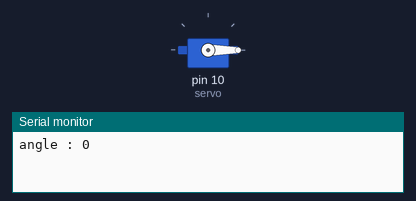
Simulated run of this sketch. Board: Arduino Uno, built with avr-gcc and run on an emulated ATmega328P. Shown: servo, the last lines printed to the serial monitor.

Above: at 0.05 s.
At 4.55 s:
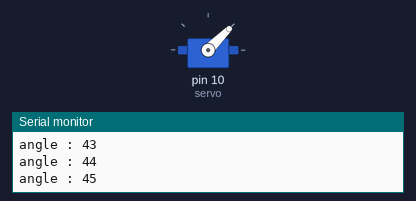
At 9.05 s:
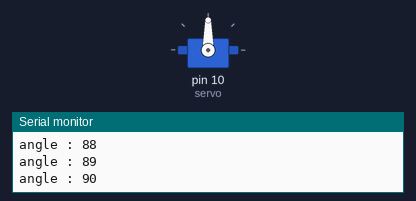
At 18.15 s:
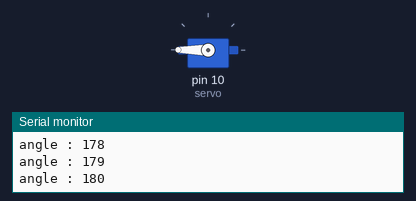
Timing chart, 0 to 23.6 s (numbered marks = the images above):
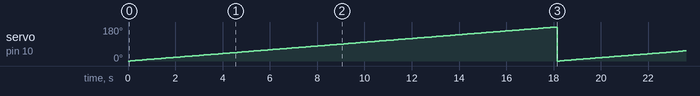

The sketch:

03_05_Motor_Lesson.ino
```cpp
#include <Servo.h>

Servo servo;

void setup() {
  Serial.begin(9600);
  servo.attach(10);
}

void loop() {
  for (int angle=0; angle<=180; angle++) {
    servo.write(angle);
    Serial.print("angle : ");
    Serial.print(angle);
    Serial.println("");
    delay(100);
  }
}
```

Measured:
- by itself, servo on pin 10 (servo): ramps from 0° to 180° and jumps back, once every 18.2 s
